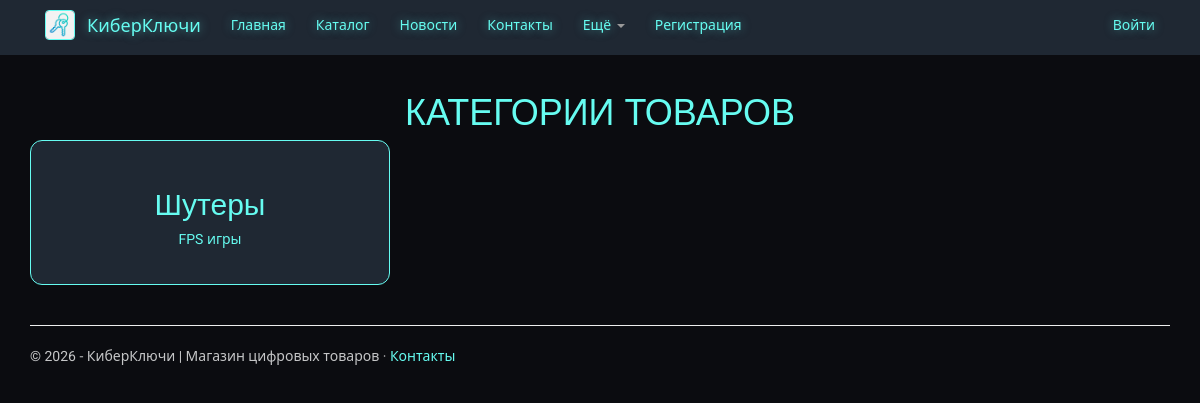
The app's page /catalog/, older data.
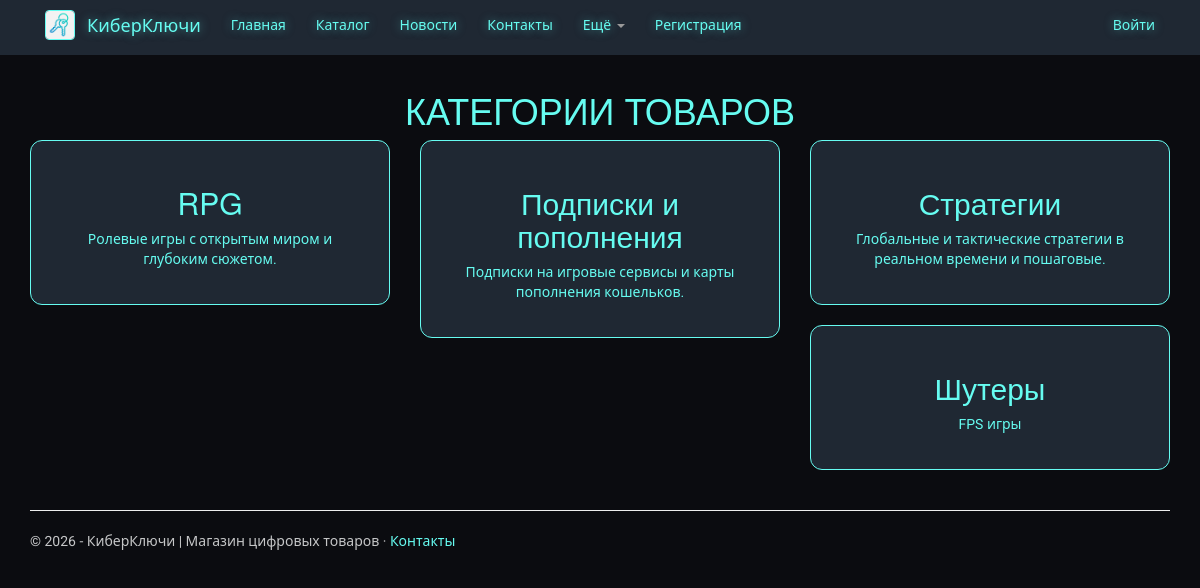
The same page, newer data.
### app/models.py (models this page shows, shortened)
class Category(models.Model):
    name = models.CharField(max_length=100, verbose_name="Название категории")
    description = models.TextField(verbose_name="Описание категории")
    class Meta:
        ordering = ["name"]
        verbose_name = "категория"
        verbose_name_plural = "категории"

### app/views.py (the view)
# urls.py: path('catalog/', views.catalog, name='catalog'),
def catalog(request):
    categories = Category.objects.all()
    return render(request, 'app/catalog.html', {'categories': categories, 'title': 'Каталог'})

### app/context_processors.py (called while the page is built)
def site(request):
    user = request.user
    client = is_client(user)
    return {
        'year': datetime.now().year,
        'is_client': client,
        'is_manager': is_manager(user),
        'is_admin': is_admin(user),
        'role_name': role_name(user),
        'cart_count': sum(CartItem.objects.filter(user=user).values_list('quantity', flat=True)) if client else 0,
    }

### app/roles.py (called while the page is built)
def is_admin(user):
    return user.is_authenticated and user.is_superuser

def is_manager(user):
    return user.is_authenticated and not user.is_superuser and user.groups.filter(name=MANAGER_GROUP).exists()

def is_client(user):
    return user.is_authenticated and not is_admin(user) and not is_manager(user)

def role_name(user):
    if not user.is_authenticated:
        return "Гость"
    if is_admin(user):
        return "Администратор"
    if is_manager(user):
        return "Менеджер"
    return "Клиент"

### app/templates/app/catalog.html
{% extends "app/layout.html" %}
{% block content %}
<h1 class="header">Категории товаров</h1>
<div class="row">
    {% for cat in categories %}
    <div class="col-md-4">
        <a href="{% url 'category_items' category_id=cat.id %}" style="text-decoration: none;">
            <div class="block" style="text-align: center; margin-bottom: 20px;">
                <h2 style="color: var(--accent-cyan);">{{ cat.name }}</h2>
                <p style="text-indent: 0;">{{ cat.description }}</p>
            </div>
        </a>
    </div>
    {% endfor %}
</div>
{% endblock %}

Row changes from the older to the newer data that the page shows:
added Category: name "RPG", description "Ролевые игры с открытым миром и глубоким сюжетом."
added Category: name "Подписки и пополнения", description "Подписки на игровые сервисы и карты пополнения кошельков."
added Category: name "Стратегии", description "Глобальные и тактические стратегии в реальном времени и пошаговые."
